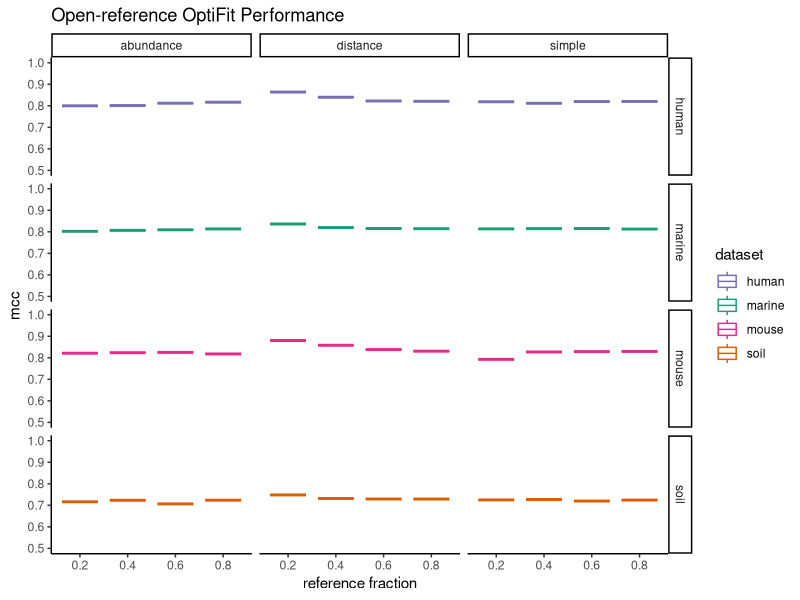
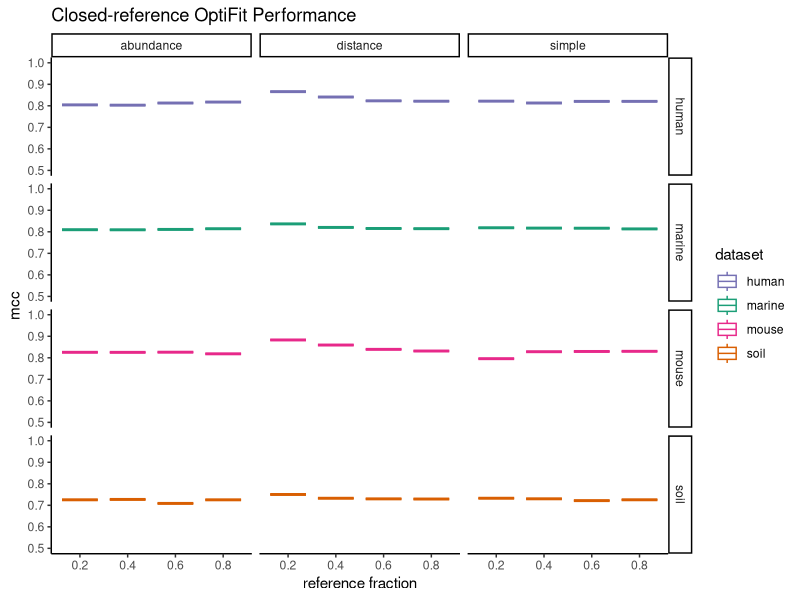
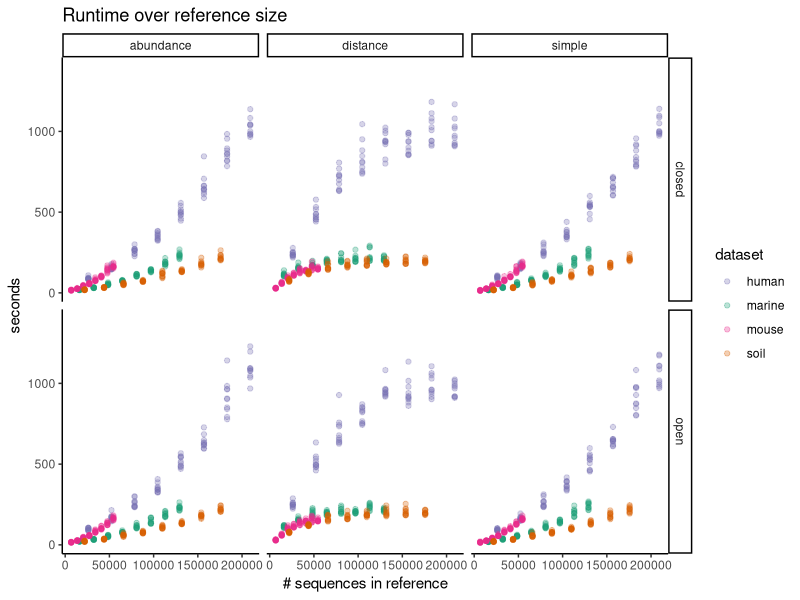
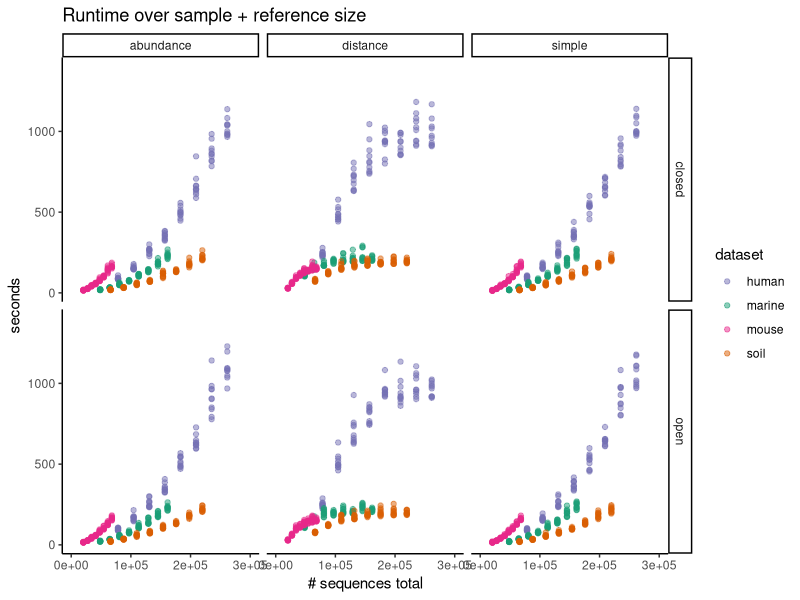
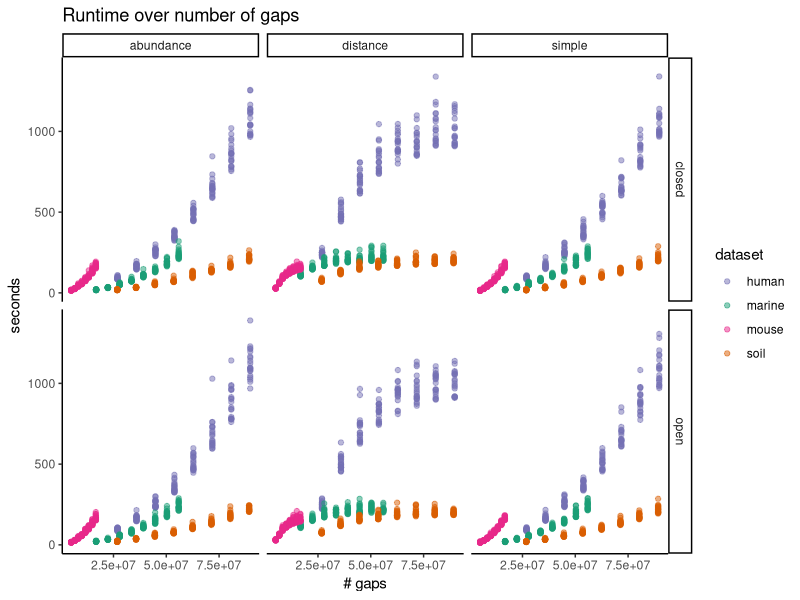
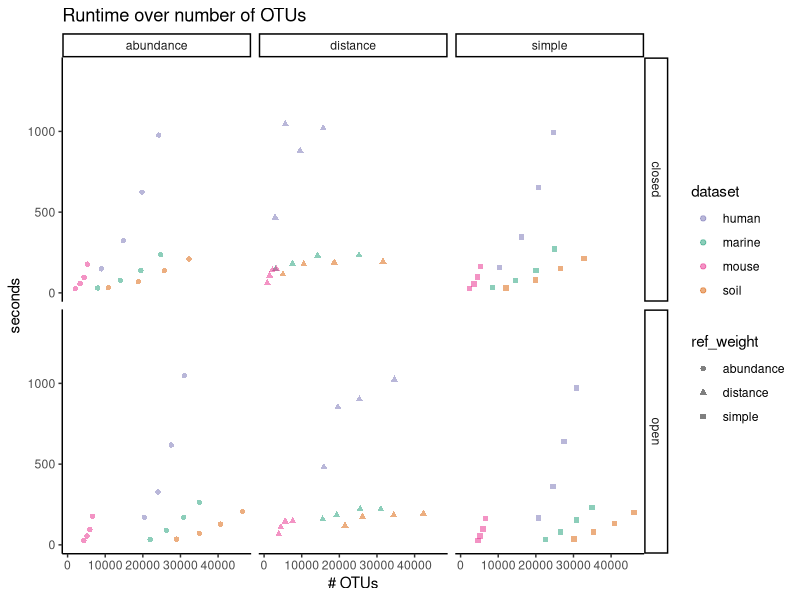
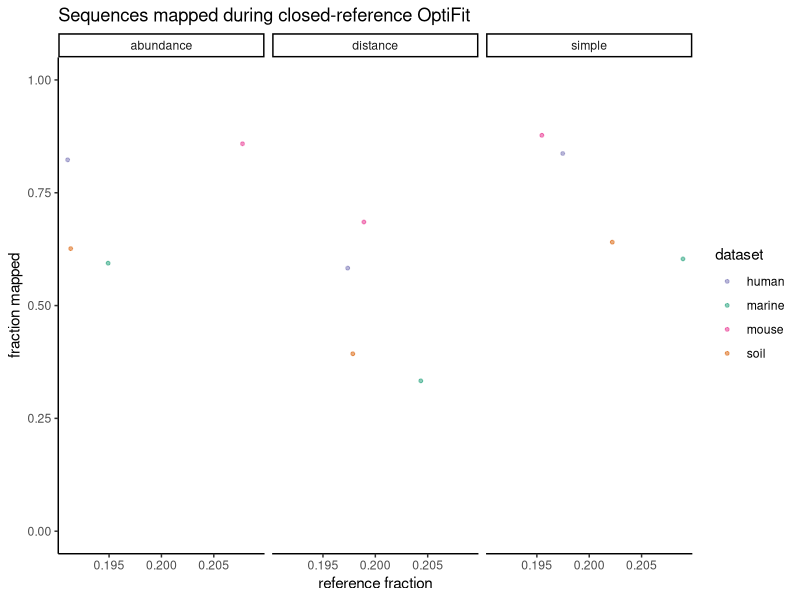

Here is the R script that generated these plots, in order:
## ---- chunk 1
knitr::opts_chunk$set(echo = TRUE,
                      message = FALSE,
                      fig.path = "figures/"
                      )
## ---- chunk 2
library(cowplot)
library(ggtext)
library(here)
library(knitr)
library(tidyverse)
theme_set(theme_classic())
color_palette <- RColorBrewer::brewer.pal(4, "Dark2")
dataset_colors <- c(
  human = color_palette[[3]],
  marine = color_palette[[1]],
  mouse = color_palette[[4]],
  soil = color_palette[[2]]
)
## ---- chunk 3
sensspec_fit <-
  read_tsv(here('subworkflows/3_fit_sample_subset/results/sensspec.tsv'))
## ---- chunk 4
sensspec_fit %>%
  filter(method == 'open') %>% 
  group_by(dataset, ref_weight) %>%
  ggplot(aes(x = as.factor(ref_frac), y = mcc, color = dataset)) +
  geom_boxplot() +
  scale_color_manual(values = dataset_colors) +
  ylim(0.5, 1) +
  facet_grid(dataset ~ ref_weight) +
  labs(title='Open-reference OptiFit Performance',
       x='reference fraction')
## ---- chunk 5
sensspec_fit %>%
  filter(method == 'closed') %>% 
  group_by(dataset, ref_weight) %>%
  ggplot(aes(x = as.factor(ref_frac), y = mcc, color = dataset)) +
  geom_boxplot() +
  scale_color_manual(values = dataset_colors) +
  ylim(0.5, 1) +
  facet_grid(dataset ~ ref_weight) +
  labs(title='Closed-reference OptiFit Performance',
       x='reference fraction')
## ---- chunk 6
runtime <- full_join(
  read_tsv(here('subworkflows/3_fit_sample_subset/results/benchmarks.tsv')),
  read_tsv(here('subworkflows/3_fit_sample_subset/results/input_sizes.tsv'))
  ) %>% 
  full_join(read_tsv(here('subworkflows/3_fit_sample_subset/results/gap_counts.tsv'))) %>% 
  mutate(num_total_seqs = num_ref_seqs + num_sample_seqs,
         gaps_frac = n_gaps / total_chars)
runtime %>% ggplot(aes(x=num_ref_seqs, y=s, color=dataset)) +
  geom_point(alpha = 0.3) +
  facet_grid(method ~ ref_weight) +
  scale_color_manual(values = dataset_colors) +
  labs(title = 'Runtime over reference size',
       x = '# sequences in reference',
       y = 'seconds')
## ---- chunk 7
runtime %>% 
  ggplot(aes(x=num_total_seqs, y=s, color=dataset)) +
  geom_point(alpha = 0.5) +
  facet_grid(method ~ ref_weight) +
  scale_color_manual(values = dataset_colors) +
  xlim(0, 300000) +
  labs(title = 'Runtime over sample + reference size',
       x = '# sequences total',
       y = 'seconds')
## ---- chunk 8
runtime %>% 
  ggplot(aes(x=n_gaps, y=s, color=dataset)) +
  geom_point(alpha = 0.5) +
  facet_grid(method ~ ref_weight) +
  scale_color_manual(values = dataset_colors) +
  labs(title = 'Runtime over number of gaps',
       x = '# gaps',
       y = 'seconds')
## ---- chunk 9
runtime %>% full_join(sensspec_fit) %>% 
  ggplot(aes(x=numotus, y=s, color=dataset, shape = ref_weight)) +
  geom_point(alpha = 0.5) +
  facet_grid(method ~ ref_weight) +
  scale_color_manual(values = dataset_colors) +
  labs(title = 'Runtime over number of OTUs',
       x = '# OTUs',
       y = 'seconds')
## ---- chunk 10
fractions <- read_tsv(here('subworkflows/3_fit_sample_subset/results/fraction_reads_mapped.tsv'))
fractions %>% 
  group_by(dataset, ref_weight, ref_frac) %>% 
  ggplot(aes(x=ref_frac, y=fraction_mapped, color=dataset)) +
  geom_jitter(alpha = 0.5, width = 0.01, size=1) +
  scale_color_manual(values = dataset_colors) +
  facet_wrap("ref_weight") +
  ylim(0, 1) +
  labs(title="Sequences mapped during closed-reference OptiFit",
       x='reference fraction',
       y='fraction mapped')
